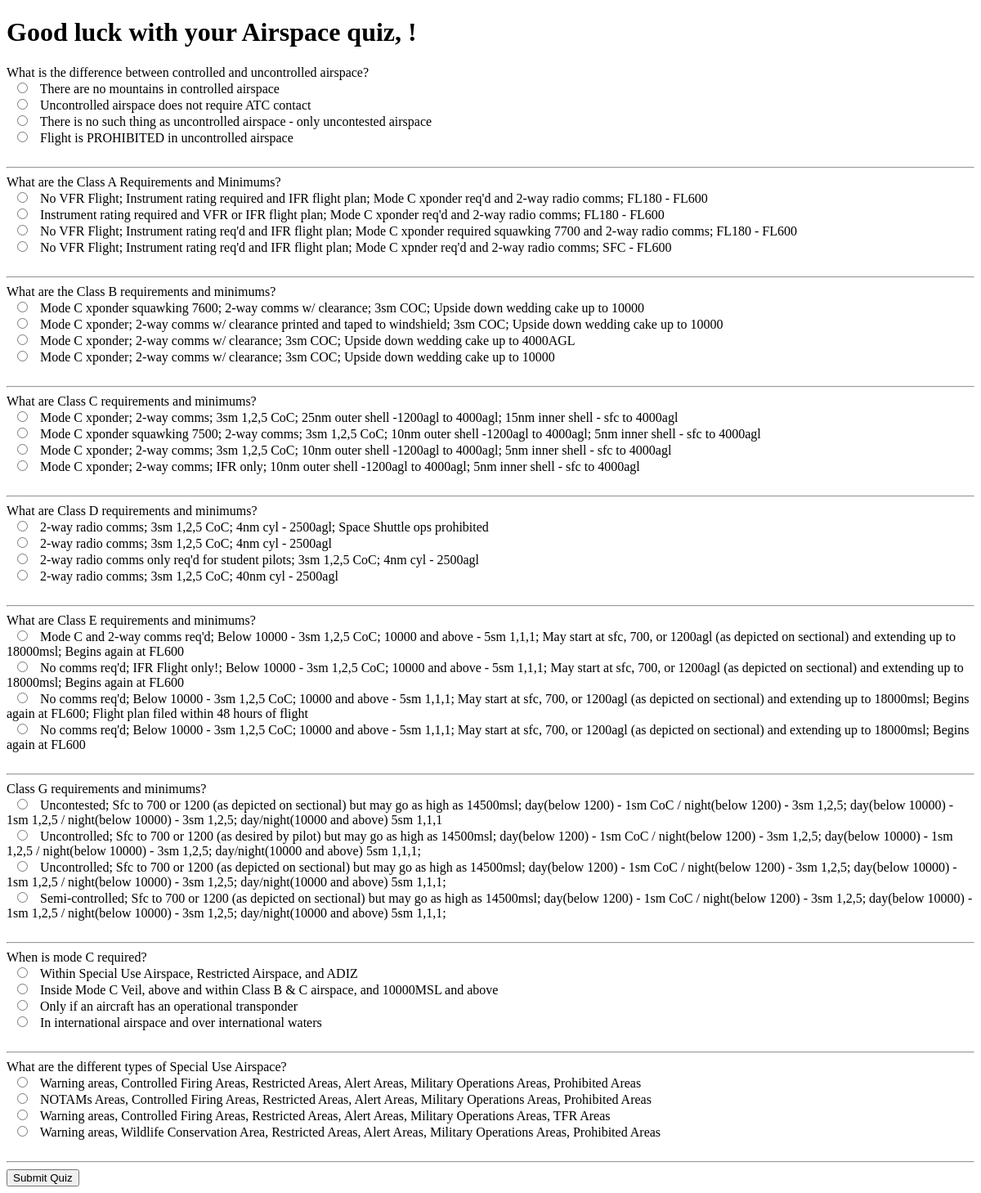
Before: /takequiz/8 with the older database file.
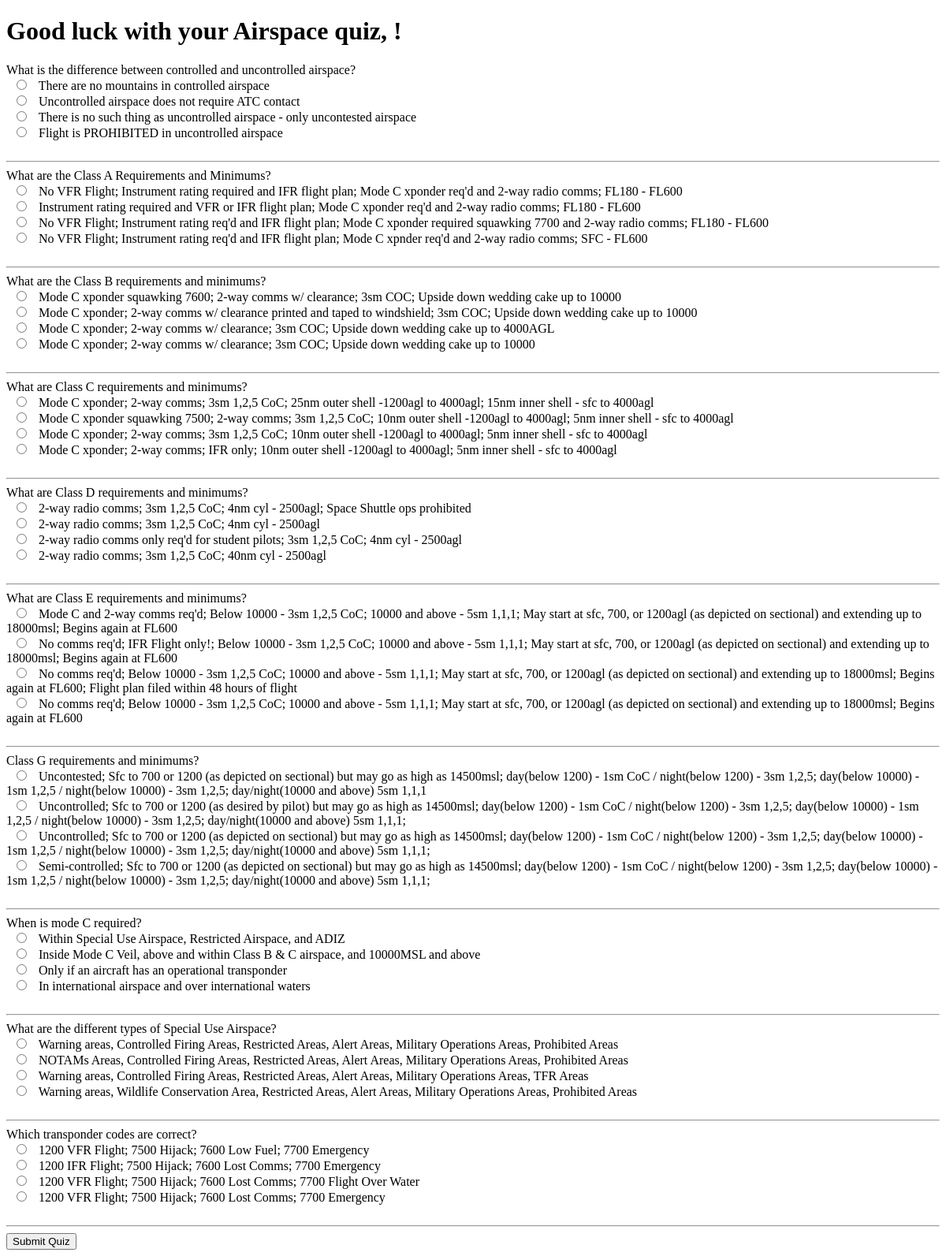
After: the same page with the newer database file.
### kwizwhiz/models.py (models this page shows, shortened)
class Quiz(models.Model):
    class Meta:
        verbose_name_plural = "Quizzes"
        ordering = ['id']
    category = models.ForeignKey(Category, related_name='quizzes', on_delete=models.DO_NOTHING)
    title = models.CharField(max_length=100, default='New Quiz')
    created_at = models.DateTimeField(auto_now_add=True)
    updated_at = models.DateTimeField(auto_now=True)

class Question(models.Model):
    quiz = models.ForeignKey(Quiz, related_name='questions', on_delete=models.DO_NOTHING)
    title = models.CharField(max_length=255)

class Answer(models.Model):
    question = models.ForeignKey(Question, related_name='answers', on_delete=models.DO_NOTHING)
    answer_text = models.CharField(max_length=255)
    is_right = models.BooleanField(default=False)

### kwizwhiz/views.py (the view)
# urls.py: path('takequiz/<int:quiz_id>', views.takequiz),
def takequiz(request, quiz_id):
    count = 1
    quiz = Quiz.objects.get(id = quiz_id)
    questions = Question.objects.all()
    answers = Answer.objects.all()
    context = {
        "count": count,
        "answers": answers,
        "questions": questions,
        "quiz": quiz
    }
    return render(request, "takequiz.html", context)

### kwizwhiz/templates/takequiz.html (shortened to what this page needs)
<!DOCTYPE html>
<html lang="en">
<head>
    {% load static %}
</head>
<body>
    <h1>Good luck with your {{quiz.title}} quiz, {{request.session.name}}!</h1>
    <div>
        <div>
            <form method="POST" action="/processquiz/{{quiz.id}}">
            {% for question in quiz.questions.all %}
            <div><label for="question">{{question.title}}</label></div>
                {% for answer in question.answers.all %}
                  <input type="radio" id="html" name="answer-{{question.id}}" value="{{answer.answer_text}}">
                    <label for="html">{{answer.answer_text}}</label><br>
            <div class="row mb-3">
                {% endfor %}
            </div>
            <br>
            <hr>
            {% endfor %}
            <button type="submit">Submit Quiz</button>
            </form>
        </div>
    </div>

Changed rows visible on the page:
added Question: title "Which transponder codes are correct?"
added Answer: answer_text "1200 VFR Flight; 7500 Hijack; 7600 Low Fuel; 7700 Emergency", shown under "Which transponder codes are correct?"
added Answer: answer_text "1200 IFR Flight; 7500 Hijack; 7600 Lost Comms; 7700 Emergency", shown under "Which transponder codes are correct?"
added Answer: answer_text "1200 VFR Flight; 7500 Hijack; 7600 Lost Comms; 7700 Flight Over Water", shown under "Which transponder codes are correct?"
added Answer: answer_text "1200 VFR Flight; 7500 Hijack; 7600 Lost Comms; 7700 Emergency", shown under "Which transponder codes are correct?"
